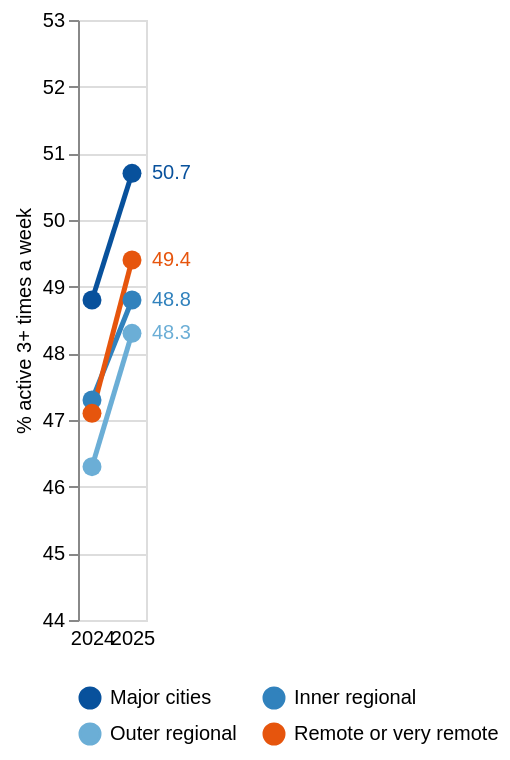

Express this chart as Vega-Lite.
### Vega-Lite specification from a JSON file in a GitHub repository (floating-point values rounded to 4 significant figures)
{"$schema": "https://vega.github.io/schema/vega-lite/v5.json", "width": "container", "height": 300, "data": {"values": [{"area": "Major cities", "year": "2024", "rate": 48.8}, {"area": "Major cities", "year": "2025", "rate": 50.7}, {"area": "Inner regional", "year": "2024", "rate": 47.3}, {"area": "Inner regional", "year": "2025", "rate": 48.8}, {"area": "Outer regional", "year": "2024", "rate": 46.3}, {"area": "Outer regional", "year": "2025", "rate": 48.3}, {"area": "Remote or very remote", "year": "2024", "rate": 47.1}, {"area": "Remote or very remote", "year": "2025", "rate": 49.4}]}, "encoding": {"x": {"field": "year", "type": "ordinal", "title": null, "scale": {"padding": 0.35}, "axis": {"labelAngle": 0, "domain": false, "ticks": false, "labelFontSize": 13}}, "y": {"field": "rate", "type": "quantitative", "title": "% active 3+ times a week", "scale": {"domain": [44, 53]}}, "color": {"field": "area", "type": "nominal", "title": null, "scale": {"domain": ["Major cities", "Inner regional", "Outer regional", "Remote or very remote"], "range": ["#08519c", "#3182bd", "#6baed6", "#e6550d"]}, "legend": {"orient": "bottom", "direction": "horizontal", "columns": 2}}}, "layer": [{"mark": {"type": "line", "strokeWidth": 2.5}}, {"mark": {"type": "circle", "size": 90, "opacity": 1}, "encoding": {"tooltip": [{"field": "area", "type": "nominal", "title": "Remoteness"}, {"field": "year", "type": "nominal", "title": "Year"}, {"field": "rate", "type": "quantitative", "title": "Rate (%)", "format": ".1f"}]}}, {"transform": [{"filter": "datum.year == '2025'"}], "mark": {"type": "text", "align": "left", "dx": 10, "fontSize": 11}, "encoding": {"text": {"field": "rate", "type": "quantitative", "format": ".1f"}}}], "config": {"font": "Source Sans 3, sans-serif"}}
